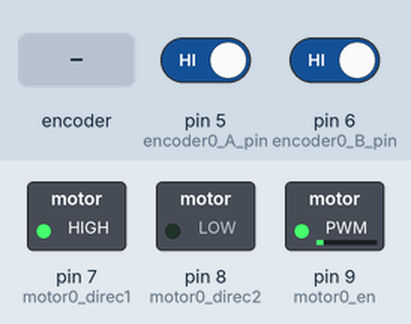
Simulated run of this sketch. Board: Arduino Uno, built with avr-gcc and run on an emulated ATmega328P. On the bench: switched loads named in the sketch (green lamp = pin HIGH). Inputs (shaded band) come from the test bench; at power-on: pin 5 (encoder0_A_pin) HIGH, pin 6 (encoder0_B_pin) HIGH. What the sketch prints to the serial monitor is not drawn.

Above: at 1.2 s.
1.3 s: rotary encoder on pin 5 (encoder0_A_pin) / pin 6 (encoder0_B_pin) turned 2 steps (second pin leading)
Timing chart, 0 to 10.3 s (numbered marks = the images above; inputs shaded):
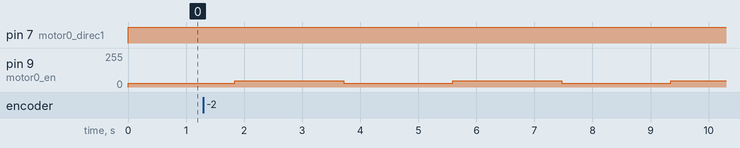

The sketch:

step_test.ino
```cpp
// (licence header left out)
/*
 * Feedback implementation using pin change interrupts
 */

#include "PinChangeInterrupt.h"

// Test mode
#define TEST_TOGGLE_MODE
#define SAMPLE_TIME = 1;   // (ms)

// Pin definitions
#define encoder0_A_pin 5
#define encoder0_B_pin 6
#define motor0_direc1 7
#define motor0_direc2 8
#define motor0_en 9

// Interrupt variables
volatile long encoder0_pos = 0;
volatile bool encoder0_A_in = 0;
volatile bool encoder0_B_in = 0;
volatile bool changed = false;

// Encoder ISRs
void encoder0_A_ISR() {
    encoder0_A_in ^ encoder0_B_in ? encoder0_pos++ : encoder0_pos--;
    encoder0_A_in = digitalRead(encoder0_A_pin);
    changed = true;
}

void encoder0_B_ISR() {
    encoder0_B_in = digitalRead(encoder0_B_pin);
    encoder0_B_in ^ encoder0_A_in ? encoder0_pos++ : encoder0_pos--;
    changed = true;
}

void setup() {
    pinMode(encoder0_A_pin, INPUT);
    pinMode(encoder0_B_pin, INPUT);
    attachPCINT(digitalPinToPCINT(encoder0_A_pin), encoder0_A_ISR, CHANGE);
    attachPCINT(digitalPinToPCINT(encoder0_B_pin), encoder0_B_ISR, CHANGE);
    Serial.begin(9600);

    // Motor output pins
    pinMode(motor0_direc1, OUTPUT);
    pinMode(motor0_direc2, OUTPUT);
    pinMode(motor0_en, OUTPUT);

    // Create an array to store the step response
    Serial.println("\n###");

}

int count_time = 0;
int target_pos = 0;
int motor0_en_value;
int motor0_en_value_adj;
// const float motor0_K_p = 0.068;
// const float motor0_K_i = 0.000028;
const float motor0_K_p = 0.075;
const float motor0_K_i = 0.00001;
int accum_error = 0;

#ifdef TEST_TOGGLE_MODE
int test_toggle_time = 600;
const int motor0_en_offset = 13;
int track_time = 0;
#endif

void loop() {
    if (count_time != millis()) {
        // Serial.print(motor0_en_value);
        // Serial.print(" ");
        // Serial.print(accum_error);
        // Serial.print(" ");
        Serial.println(encoder0_pos);

        // Control code (to be executed per millisecond)
        #ifdef TEST_TOGGLE_MODE
        // Toggles position every second
        if (track_time > test_toggle_time) {
            if (target_pos == 0) {
                target_pos = 400;
            } else {
                target_pos = 0;
            }
            track_time = 0;
            // accum_error = 0;
        } else {
            track_time++;
        }
        #endif

        count_time = millis();
    }


    // Controller code that runs as fast as possible
    #ifdef TEST_TOGGLE_MODE
    // Accumulated error
    accum_error += (target_pos - encoder0_pos);

    motor0_en_value = (target_pos - encoder0_pos) * motor0_K_p;
    motor0_en_value += accum_error * motor0_K_i;
    // motor0_en_value = constrain(motor0_en_value, -50, 50);
    // motor0_en_value = constrain(map(motor0_en_value,), -50, 50);

    if (motor0_en_value < 0) {
        // Flip direction first
        motor0_en_value = map(motor0_en_value, 0, -50, 15, 50);
        digitalWrite(motor0_direc1, LOW);
        digitalWrite(motor0_direc2, HIGH);
    } else {
        motor0_en_value = map(motor0_en_value, 0, 50, 15, 50);
        digitalWrite(motor0_direc1, HIGH);
        digitalWrite(motor0_direc2, LOW);
    }
    analogWrite(motor0_en, motor0_en_value + motor0_en_offset);
    #endif
}
```
